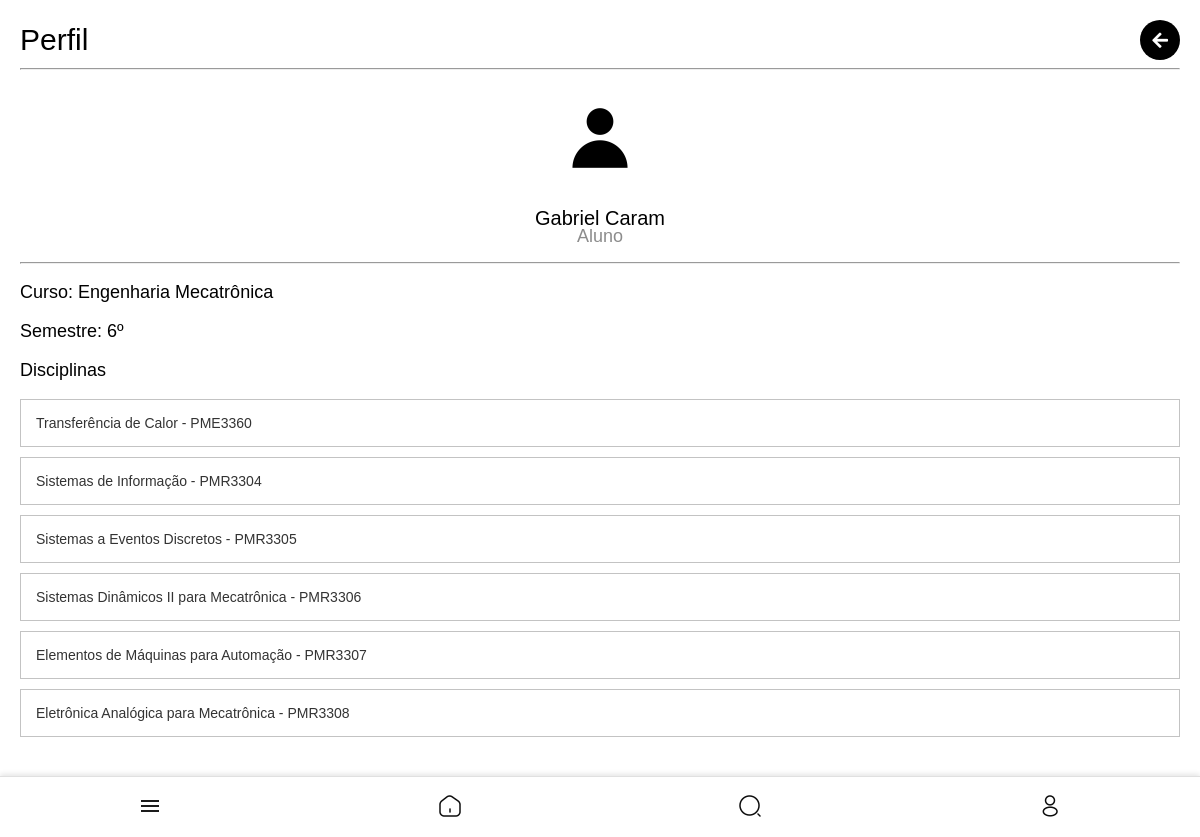
Screenshot of /perfil/12/ (signed in) with the database file from the repository.
### core/models.py (models this page shows, shortened)
class CustomUser(AbstractUser):
    USER_TYPE_CHOICES = (
        ('aluno', 'Aluno'),
        ('representante', 'Representante de Classe'),
        ('professor', 'Professor'),
        ('entidade', 'Entidade'),
    )
    user_type = models.CharField(max_length=20, choices=USER_TYPE_CHOICES, default='aluno')
    curso = models.CharField(max_length=100, blank=True, null=True)
    semestre = models.CharField(max_length=3, blank=True, null=True)
    departamento = models.CharField(max_length=100, blank=True, null=True)
    foto = models.ImageField(upload_to='user_photos/', blank=True, null=True, default='defaultphoto.jpg')
    email = models.EmailField(unique=True, validators=[CustomEmailValidator()])
    class Meta:
        verbose_name = 'Usuário'
        verbose_name_plural = 'Usuários'

class Disciplina(models.Model):
    nome = models.CharField(max_length=255)
    codigo = models.CharField(max_length=10)
    curso = models.CharField(max_length=255)
    semestre = models.CharField(max_length=10)
    tipo = models.CharField(max_length=50)
    professor_responsavel = models.ForeignKey(
        settings.AUTH_USER_MODEL,
        null=True,
        blank=True,
        on_delete=models.SET_NULL,
        limit_choices_to={'user_type': 'professor'}
    )

### core/views.py (the view)
# urls.py: path('perfil/<int:user_id>/', views.view_profile, name='view_profile'),
@login_required
def view_profile(request, user_id):
    user = get_object_or_404(CustomUser, id=user_id)
    if user.user_type in ['aluno', 'representante', 'professor']:
        disciplinas = Disciplina.objects.filter(userdiscipline__user=user)
    else:
        disciplinas = []  # Ou qualquer lógica que faça sentido para outros tipos de usuário
    context = {
        'profile_user': user,
        'disciplinas': disciplinas,
    }
    return render(request, 'core/view_profile.html', context)

### templates/core/view_profile.html (shortened to what this page needs)
{% extends 'core/base.html' %}
{% load static %}
{% block content %}
<div class="disciplinas-add-container">
    <div class="header-container">
        <h1>Perfil</h1>
        <div class="actions">
            <a href="{% url 'disciplinas' %}" class="icon-btn">
                <i class="fa fa-arrow-left"></i>
            </a>
        </div>
    </div>
    <hr>
    <div class="disciplina-info">
        <div class="profile-header">
            {% if profile_user.foto %}
                <img src="{{ profile_user.foto.url }}" alt="{{ profile_user.get_full_name }}" class="img-fluid rounded-circle" style="width: 20vw; max-width: 120px; max-height: 120px; height: 20vw; border-radius: 50%; margin-bottom: 0">
            {% else %}
                <img src="{% static 'defaultphoto.jpg' %}" alt="Foto de perfil padrão" class="img-fluid rounded-circle" style="width: 20vw; max-width: 120px; max-height: 120px; height: 20vw; border-radius: 50%; margin-bottom: 0">
            {% endif %}
            <p style="font-size: min(20px, 5vw); margin-bottom: 0;">{{ profile_user.get_full_name }}</p>
            <p style="color: #8c8c8c;">{{ profile_user.get_user_type_display }}</p>
        </div>
        <hr>
        <div class="profile-body">
            {% if profile_user.user_type == 'aluno' or profile_user.user_type == 'representante' %}
                <p>Curso: {{ profile_user.curso }}</p>
                <p>Semestre: {{ profile_user.semestre }}</p>
            {% elif profile_user.user_type == 'professor' %}
                <p>Departamento: {{ profile_user.departamento }}</p>
            {% endif %}
        </div>
    </div>
    <div class="professores-container">
        <h3>Disciplinas</h3>
        <ul class="disciplinas-add-list">
            {% for disciplina in disciplinas %}
            <li class="disciplina-detail-item">
                <span>{{ disciplina.nome }} - {{ disciplina.codigo }}</span>
            </li>
            {% empty %}
            <li class="empty-result" style="font-size: min(15px,4vw); color: #8c8c8c;">
                Sem disciplinas associadas.
            </li>
            {% endfor %}
        </ul>
    </div>
</div>
{% endblock %}

### media/style.css (style rules this page uses)
body { font-family: Arial, sans-serif; background-color: #888; display: flex; flex-direction: column; align-items: center; }
a { text-decoration: none; color: #000000; }
.header-container { display: flex; flex-direction: row; justify-content: space-between; align-items: center; }
.actions { display: flex; flex-direction: row; gap: min(10px, 2vw); justify-content: center; align-items: center; }
.actions .icon-btn { display: flex; flex-direction: row; justify-content: center; background-color: #000; color: #fff; border: none; border-radius: 50%; width: min(40px, 8vw); height: min(40px, 8vw); font-size: min(18px, 4vw); cursor: pointer; text-decoration: none; transition: background-color 0.3s ease; }
.disciplinas-add-container { padding: min(6vw, 20px); font-family: Arial, sans-serif; padding-bottom: min(20vw,80px); width: 100vw; box-sizing: border-box; }
.disciplinas-add-container h3 { font-weight: normal; font-size: min(18px,5vw); }
.disciplinas-add-container h1 { font-size: min(30px,6vw); margin-bottom: 0; margin-top: 0; font-weight:normal; text-align: left; }
.disciplinas-add-list { list-style: none; padding: 0; margin: 0; display: flex; flex-direction: column; }
.disciplinas-add-list { display: flex; justify-content: center; align-items: center; margin-bottom: min(10px); }
.disciplina-info p { font-size: min(18px,4vw); }
.disciplina-detail-item { display: flex; align-items: center; justify-content: space-between; background-color: #fff; border: 1px solid #c3c3c3; margin-bottom: min(10px,6vw); padding: min(15px,6vw); text-align: left; width: 100%; box-sizing: border-box; }
.disciplina-detail-item span { font-size: min(14px,4vw); color: #333; }
.icon-btn { background: none; border: none; font-size: min(18px, 4vw); color: #000000; cursor: pointer; text-decoration: none; transition: color 0.3s ease, transform 0.2s ease; display: flex; align-items: center; justify-content: center; }
.profile-header { display: flex; flex-direction: column; justify-content: center; align-items: center; width: 100%; line-height: 0; }
.topico-info p,a { font-size: min(12px); color: grey; }

### templates/core/view_profile.html (style rules this page uses)
body { background-color: white; margin: 0; padding: 0; box-sizing: border-box; overflow-x: hidden; }
html, body { width: 100%; }

### rows the page displays
CustomUser: foto (placeholder picture), get_full_name "Gabriel Caram", user_type "Aluno", curso "Engenharia Mecatrônica", semestre "6º"
Disciplina: nome "Transferência de Calor", codigo "PME3360"
Disciplina: nome "Sistemas de Informação", codigo "PMR3304"
Disciplina: nome "Sistemas a Eventos Discretos", codigo "PMR3305"
Disciplina: nome "Sistemas Dinâmicos II para Mecatrônica", codigo "PMR3306"
Disciplina: nome "Elementos de Máquinas para Automação", codigo "PMR3307"
Disciplina: nome "Eletrônica Analógica para Mecatrônica", codigo "PMR3308"
